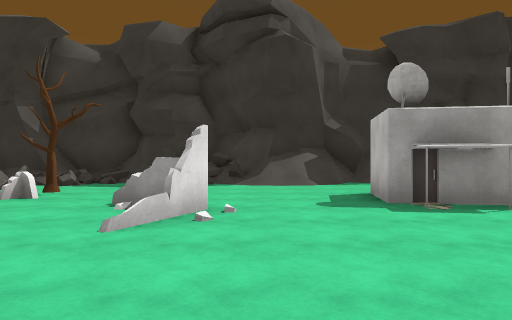
View 1 (above)

24 first-person views from a walk through a scene from a Unity 3-D project. The camera is 1.2 m above the floor, looks level and sees 70° across. The floor is counted in squares, 2 m on a side. Each view is taken from the middle of a square. On the plan, view 1 faces up. The plan holds only what a view shows up to about 10 squares ahead; the rest is blank. The place goes on beyond the plan. Surface patterns are stand-ins for the level's own textures.

View 2
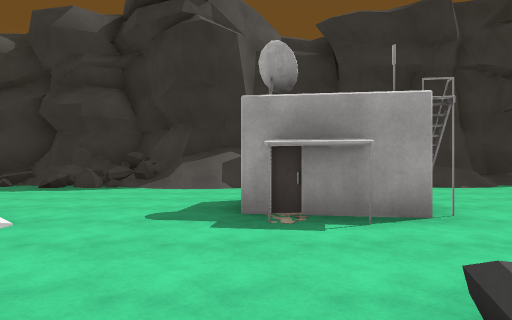

View 3
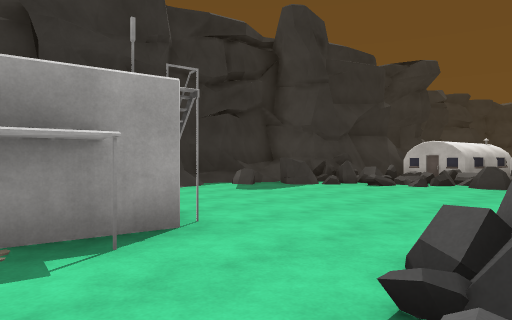

View 4
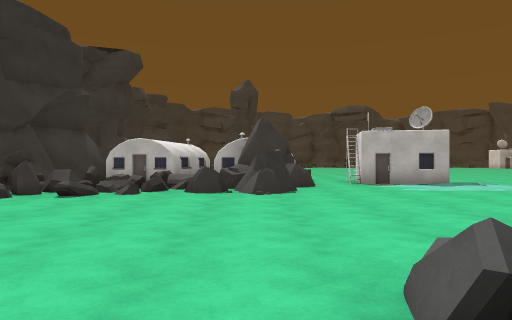

View 5
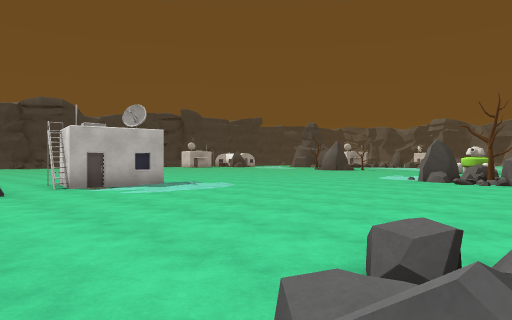

View 6
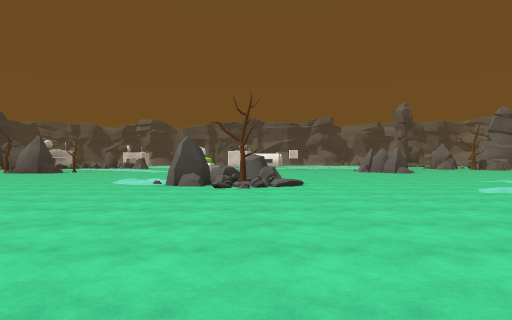

View 7
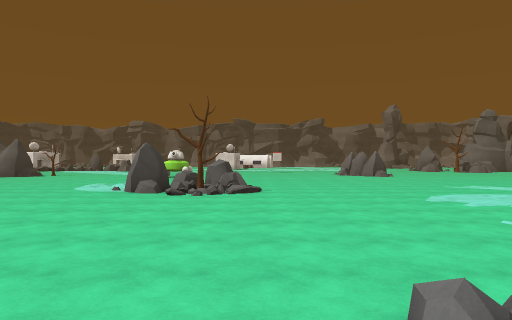

View 8
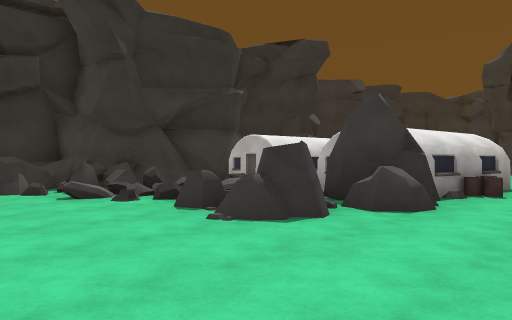

View 9
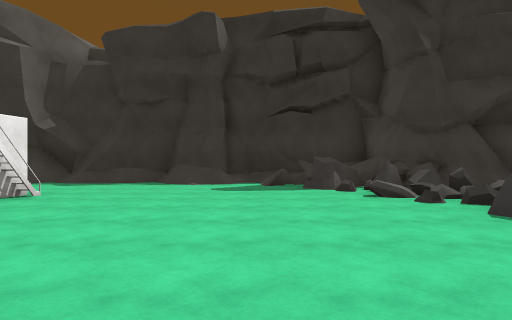

View 10
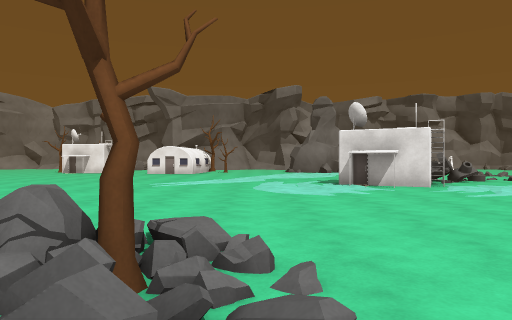

View 11
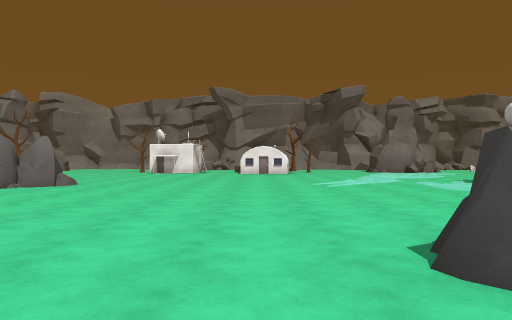

View 12
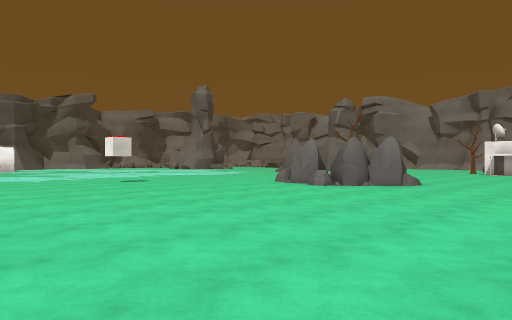

View 13
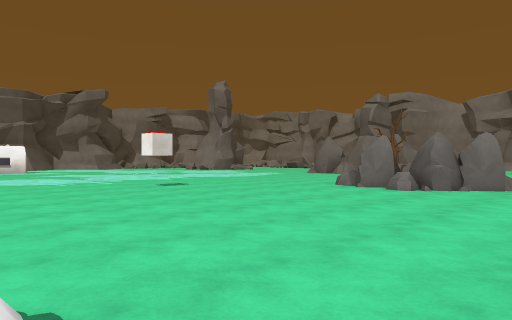

View 14
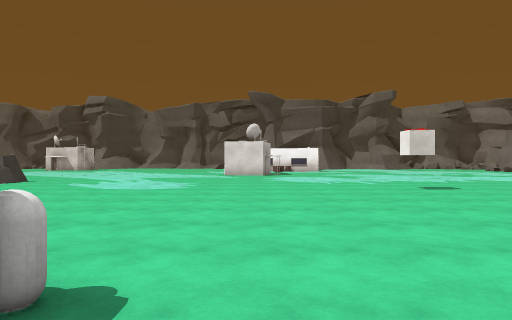

View 15
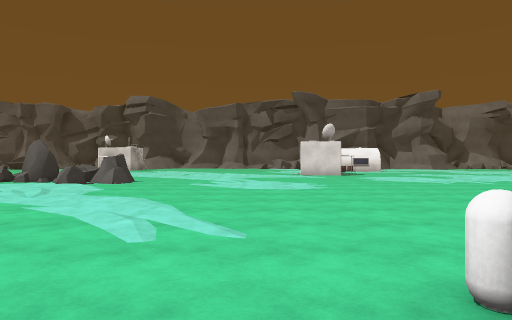

View 16
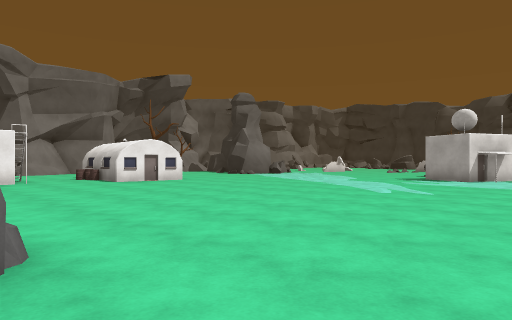

View 17
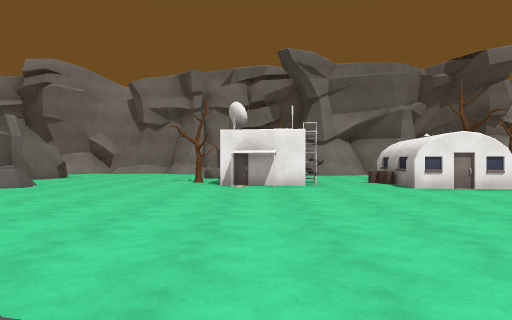

View 18
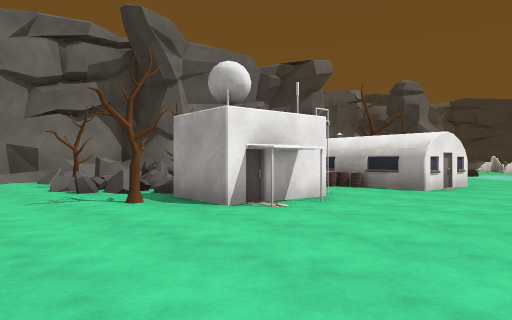

View 19
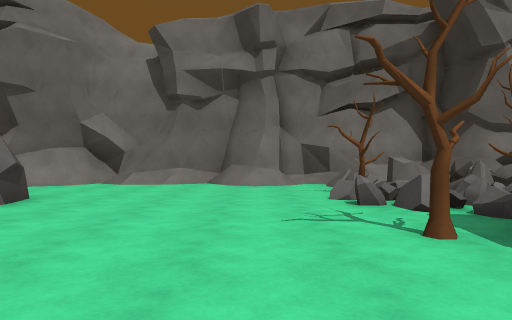

View 20
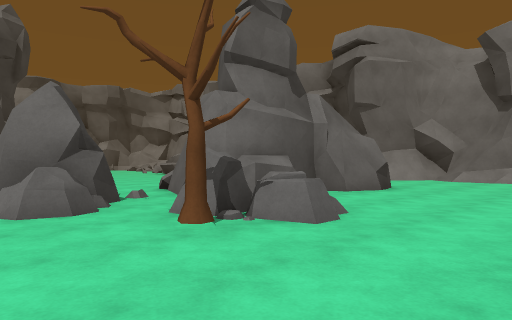

View 21
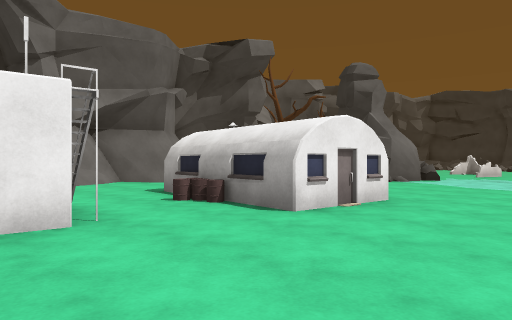

View 22
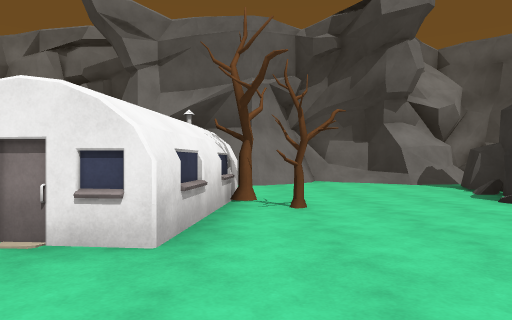

View 23
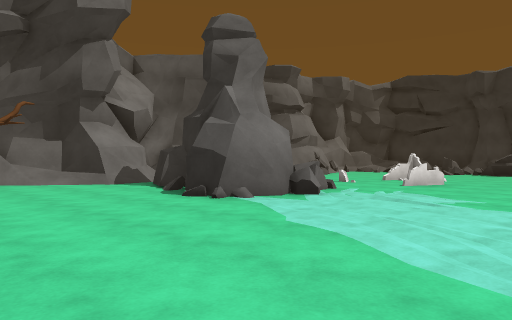

View 24
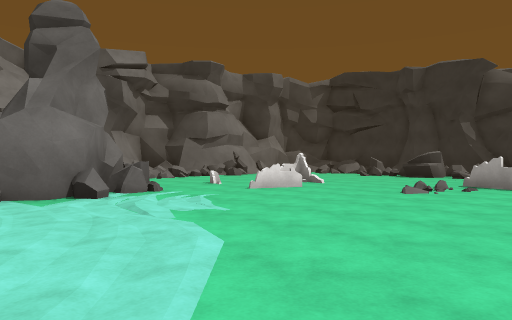

### Floor plan
Key: @ floor where view 1 was taken; # wall or solid block; x gap in a wall; . main floor; : floor 0.25 m higher than the main floor; + floor 0.5 m higher than the main floor; / step, stairs or slope; = window, fence, low wall or low ledge; ^ raised ledge; T tree; B building; R rock; O other object.
Columns run from 16 left of view 1 to 15 right of it. Each row starts with its distance up from view 1.
 11            ######
 10          ####/#=###/########
  9           ==#.==///......==##
  8             .............=^#####
  7             ..............=#= B
  6             T.....#BB.....+==#BB
  5            ...=#..#B#......#==BB
  4           .....#...........RR BB
  3          ...#..............RRRRB
  2         ...........###/.....RRRB
  1        ....... ....  #/.........
  0       =..=.... .@    =.......BB.
 -1      ......... ..   ......../BB
 -2      #//...... ^... ......../..
 -3      ###/...... BB.............
 -4   #######...... BB...........
 -5  ###..##....................
 -6  #/..........................
 -7  #/....................:......
 -8  ##/................../TRR....
 -9   ##...TT............./RR.....
-10   ##..BBBB.............R.
-11   #...BBBB................
-12   #/...B..................
-13 ^^#= .....................
-14 #/## T  B................. .
-15 ^/^=#=xBBB...............OO..
-16 #/=.T=.T........RR............
-17 #/.............. RR...........
-18 ##............   RR............
-19 #............    R..............
-20 ##.......R...    ...............
-21 ##......RRT..     ..............
-22 #/..####^R..      ..............
-23 #//     #.RR      ........./....
-24 ##      #. R      .............R

Positions as (right, up) in squares from view 1, and headings:
1: (0, 0), facing up
2: (2, 1), facing up
3: (2, 2), facing up-right
4: (4, 3), facing right
5: (5, 3), facing down-right
6: (7, 1), facing down
7: (6, 1), facing down
8: (8, 0), facing up-right
9: (8, 0), facing up
10: (9, -7), facing left
11: (9, -11), facing left
12: (9, -12), facing down-left
13: (9, -14), facing down-left
14: (8, -14), facing down
15: (11, -14), facing down
16: (3, -16), facing up-left
17: (1, -15), facing left
18: (-4, -19), facing up-left
19: (-6, -18), facing left
20: (-4, -18), facing down-left
21: (-4, -15), facing up-left
22: (-4, -9), facing left
23: (-4, -9), facing up-left
24: (-2, -6), facing up-left
